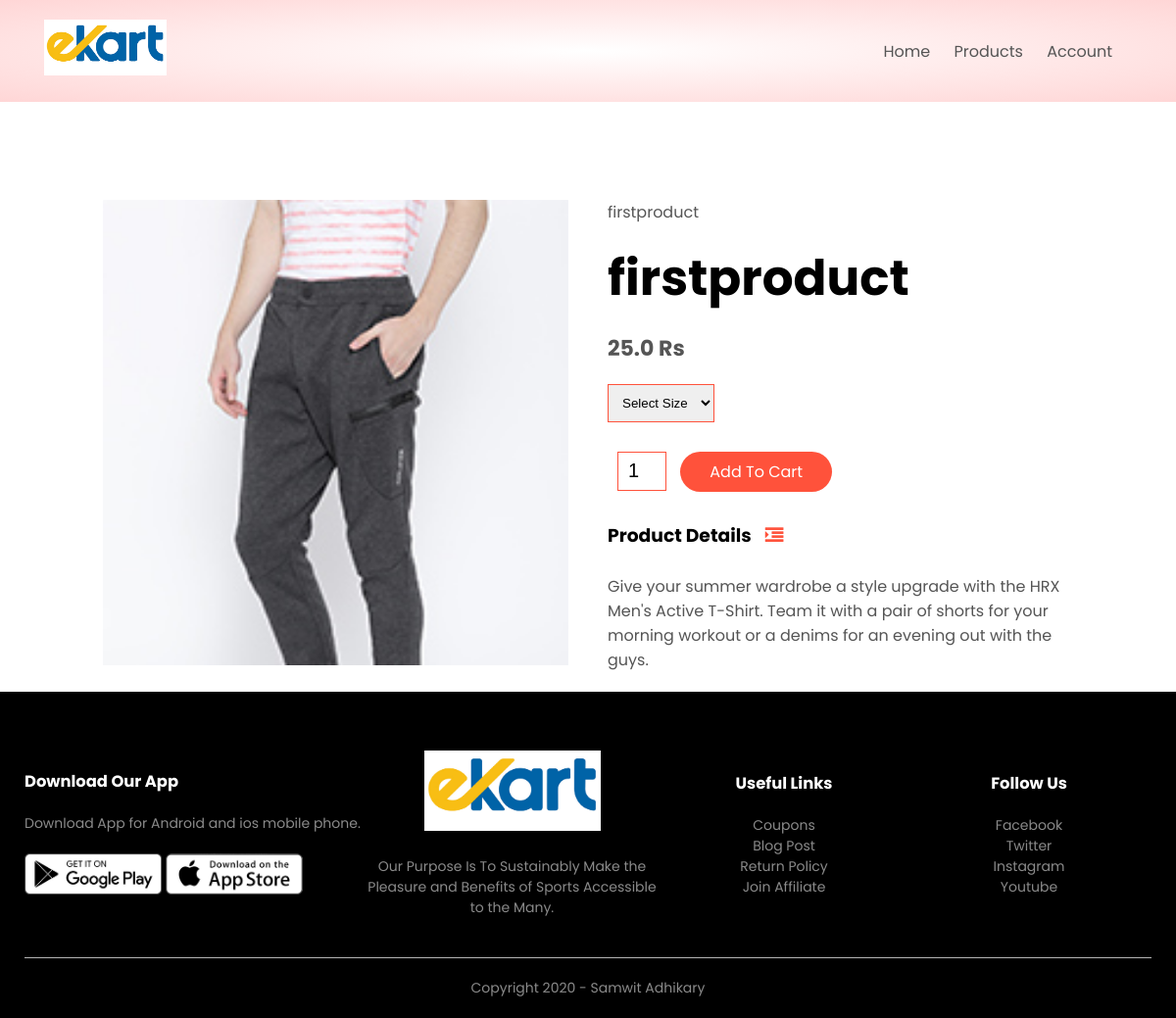
The page /product_detail/1 on the database its author committed.
### products/models.py (models this page shows, shortened)
class product(models.Model):
    LIVE=1
    DELETE=0
    DELETE_CHOICES=((LIVE,'Live'),(DELETE,'Delete'))
    title=models.CharField(max_length=200)
    price=models.FloatField()
    description=models.TextField()
    image=models.ImageField(upload_to='media/')
    priority=models.IntegerField(default=0)
    delete_status=models.IntegerField(choices=DELETE_CHOICES,default=LIVE)
    created_at=models.DateTimeField(auto_now_add=True)
    updated_at=models.DateTimeField(auto_now=True)

### products/views.py (the view)
# urls.py: path('product_detail/<pk>', views.detail_product, name='detail_product'),
def detail_product(request, pk):
    product1 = product.objects.get(pk=pk)
    context = {'product': product1}
    return render(request, 'product_detail.html', context)

### templates/product_detail.html
{% extends 'blank_layout.html' %}
{% block content %}
    {% include 'product_description.html' %}
{% endblock content %}

### templates/product_description.html (shortened to what this page needs)
{% load static %}
<div class="small-container single-product">
    <div class="row">
        <div class="col-2">
            <img src="{{ product.image.url }}" width="100%" id="ProductImg">
        </div>
        <div class="col-2">
            <p>{{product.title}}</p>
            <h1>{{product.title}}</h1>
            <h4>{{product.price}} Rs</h4>
            <select>
                <option>Select Size</option>
            </select>
            <input type="number" value="1">
            <a href="" class="btn">Add To Cart</a>
            <h3>Product Details <i class="fa fa-indent"></i></h3>
            <br>
            <p>{{product.description}}</p>
        </div>
    </div>
</div>

### static/css/style.css (style rules this page uses)
* { margin: 0; padding: 0; box-sizing: border-box; }
body { font-family: 'Poppins', sans-serif; }
a { text-decoration: none; color: #555; }
p { color: #555; }
.row { display: flex; align-items: center; flex-wrap: wrap; justify-content: space-around; }
.col-2 { flex-basis: 50%; min-width: 300px; }
.col-2 img { max-width: 100%; padding: 50px 0; }
.col-2 h1 { font-size: 50px; line-height: 60px; margin: 25px 0; }
.btn { display: inline-block; background: #ff523b; color: white; padding: 8px 30px; margin: 30px 0; border-radius: 30px; transition: background 0.5s; }
.small-container { max-width: 1080px; margin: auto; padding-left: 25px; padding-right: 25px; }
h4 { color: #555; font-weight: normal; }
select { border: 1px solid #ff523b; padding: 5px; }
.single-product { margin-top: 80px; }
.single-product .col-2 img { padding: 0; }
.single-product .col-2 { padding: 20px; }
.single-product h4 { margin: 20px 0; font-size: 22px; font-weight: bold; }
.single-product select { display: block; padding: 10px; margin-top: 20px; }
.single-product input { width: 50px; height: 40px; padding-left: 10px; font-size: 20px; margin-left: 10px; border: 1px solid #ff523b; margin-right: 10px; }
.single-product .fa { color: #ff523b; margin-left: 10px; }

### rows shown on the page
product: image (picture), title "firstproduct", price "25.0", description "Give your summer wardrobe a style upgrade with the HRX Men's Active T-Shirt. Team it with a pair of shorts for your morning workout or a denims for an evening out with the guys."
